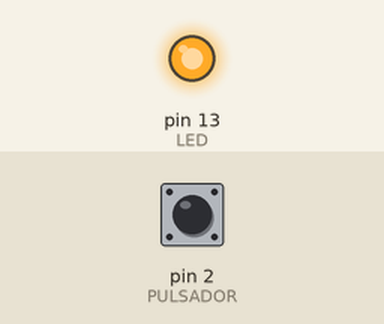
Simulated run of this sketch. Board: Arduino Uno, built with avr-gcc and run on an emulated ATmega328P. On the bench: output pins drawn as LEDs (lit = HIGH). The test bench sets the inputs (shaded band); at power-on: pin 2 (PULSADOR) LOW.

Above: at 1.2 s.
1.3 s: pin 2 (PULSADOR) pulled HIGH for 0.15 s
At 1.37 s:
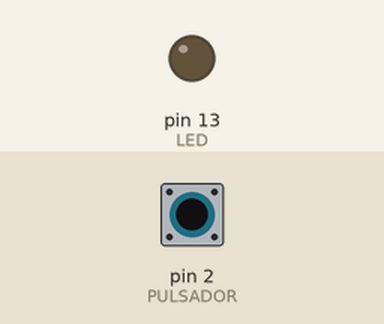
2.9 s: pin 2 (PULSADOR) pulled HIGH for 3.2 s
At 6.4 s:
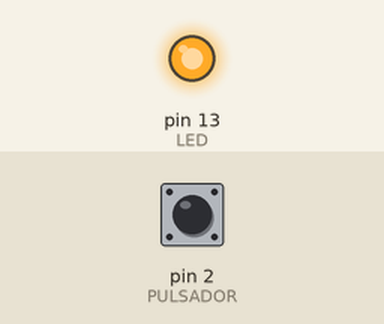
Timing chart, 0 to 7.9 s (numbered marks = the images above; inputs shaded):
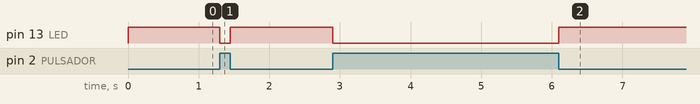

The sketch:

Tema_3_6.ino
```cpp
#define PULSADOR 2              // Constante que asigna a
                                // PULSADOR el numero 2
#define LED 13                  // Constante que asigna a
                                // LED el numero 13

int lectura_pulsador;           // Variable que almacenar
                                // el estado del pulsador


void setup(){
  pinMode(LED, OUTPUT);          // Establece el pin 13 como SALIDA
  pinMode(PULSADOR, INPUT);      // Establece el pin 2 como ENTRADA
}

void loop(){
  lectura_pulsador = digitalRead(PULSADOR);     // Asigna el valor del pulsador
                                                // a la variable lectura_pulsador

  if (lectura_pulsador == HIGH ){        // ¿Esta presionado el pulsador?
     digitalWrite(LED, LOW);             // Desactiva el LED en caso de cierto
  }
  else {
    digitalWrite(LED, HIGH);             // Activa el LED en caso de falso
  }
}
```

Measured:
- after the input at 1.3 s, pin 13 (LED): HIGH → LOW at once, → HIGH 0.15 s later
- after the input at 2.9 s, pin 13 (LED): HIGH → LOW at once, → HIGH 3.2 s later
